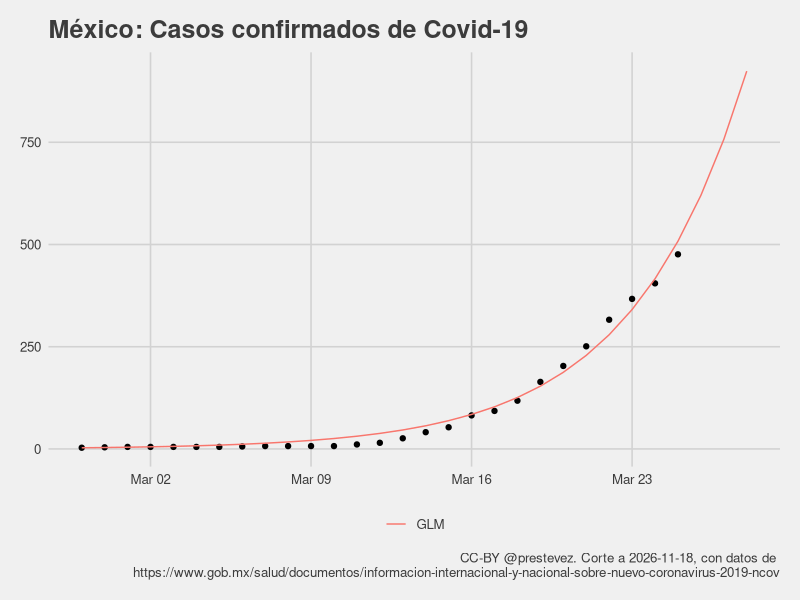
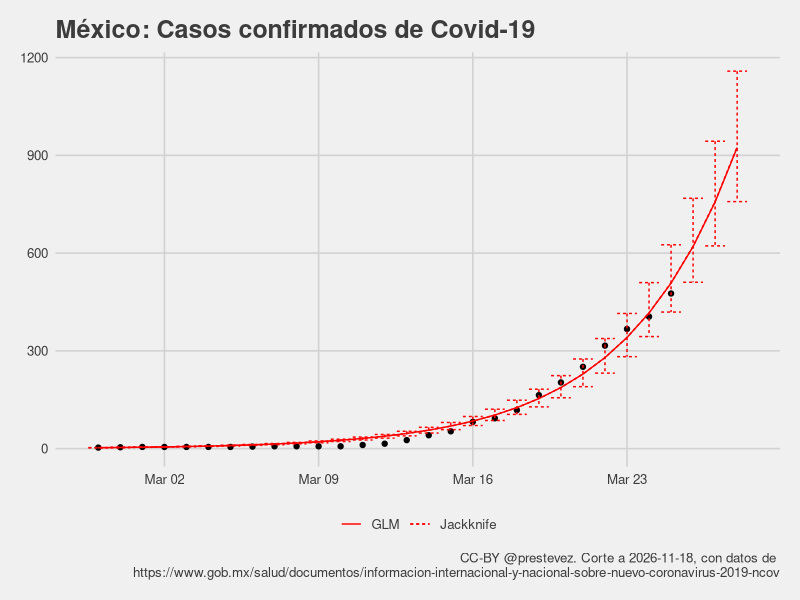
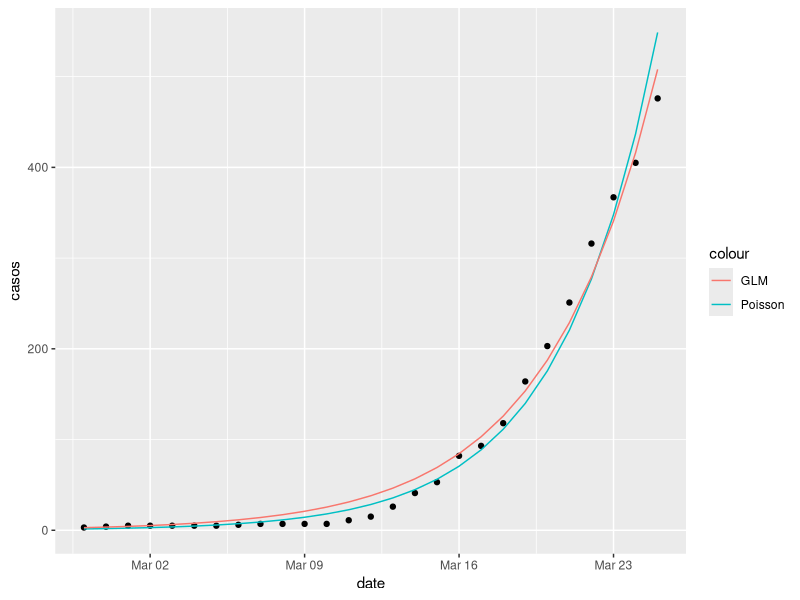
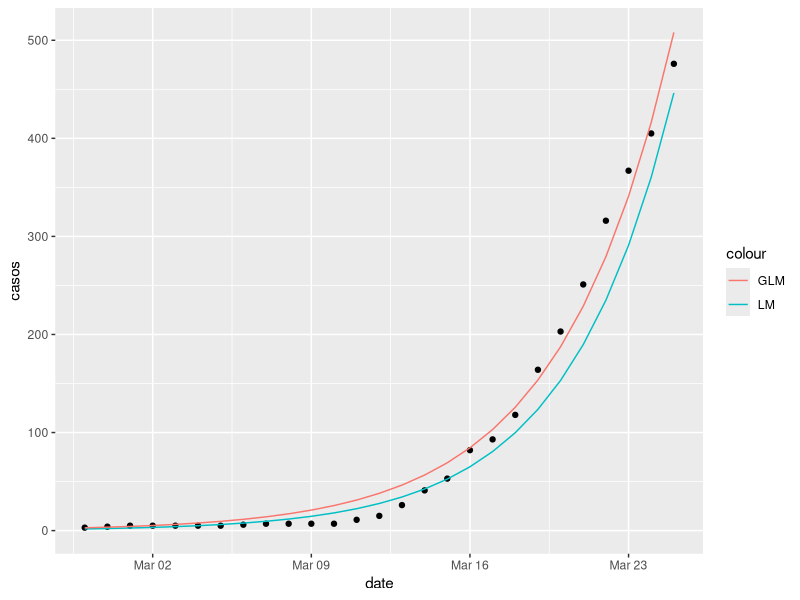

Generate these figures, in order, with R:
library(tidyverse)
library(ggthemes)
library(lubridate)

casos <- read_csv("confirmados.csv")

casos$t <- (nrow(casos)-1):0

casos %>%
  filter(casos > 0) -> casos

m1 <- glm(casos ~ t, 
          data = casos,
          family = gaussian("log"))

summary(m1)

max_date <- max(casos$date) + 1
max_t <- max(casos$t) + 1

tibble(
  date = seq(max_date,max_date+2, 1),
  casos = NA,
  t = max_t:(max_t+2),
  predicted = predict(m1, newdata = data.frame(t = max_t:(max_t+2)), type = "response")
  ) %>%
  bind_rows(
    mutate(casos,
      predicted = predict(m1, type = "response"))) %>%
  arrange(date) -> casos_with_predictions

modelo <- paste0("Predicción casos = exp(",
                 round(m1[[1]][1], 2),
                 " + ",
                 round(m1[[1]][2], 2),
                 " x día)")

hoy <- Sys.Date()

pg <- "https://www.gob.mx/salud/documentos/informacion-internacional-y-nacional-sobre-nuevo-coronavirus-2019-ncov"

casos_with_predictions %>%
  ggplot(aes(date, casos)) + 
  geom_point() +
  theme_fivethirtyeight() +
  geom_line(aes(y = predicted, colour = "GLM")) +
  xlab("Total de casos") + 
  labs(title = "México: Casos confirmados de Covid-19",
       caption = paste0("CC-BY @prestevez. Corte a ", hoy, ", con datos de \n", pg)) +
  theme(legend.title = element_blank())

### Jackknife estimate?

lapply(1:nrow(casos), function(x){
  glm(casos ~ t, 
      data = casos[-x,],
      family = gaussian("log"))
}) -> m1_jk_ls

sapply(m1_jk_ls, function(x) coef(x)) %>% data.frame() %>%
  mutate(var = rownames(.)) %>%
  pivot_longer(-var, names_to = "rep") %>%
  group_by(var) %>%
  summarise(Estimate = mean(value),
            ci_low = quantile(value, 0.025),
            ci_high = quantile(value, 0.975)) -> m1_jk

pred_jk <- function(model, t, type = c("Estimate", "ci_low", "ci_high")){
  terms <- unlist(model[,type[1]])
  preds <- exp(terms[1] + (terms[2] * t))
  return(preds)
}


casos_with_predictions %>%
  mutate(Jackknife = pred_jk(m1_jk, t = t),
         Jackknife_low = pred_jk(m1_jk, t = t, "ci_low"),
         Jackknife_high = pred_jk(m1_jk, t = t, "ci_high")) -> casos_with_predictions_jk

casos_with_predictions_jk %>% data.frame

casos_with_predictions_jk %>%
  ggplot(aes(date, casos)) + 
  geom_point() +
  theme_fivethirtyeight() +
  geom_line(aes(y = predicted, linetype = "GLM"), colour = "red") +
  geom_line(aes(y = Jackknife, linetype = "Jackknife"), colour = "red") +
  geom_errorbar(aes(ymin = Jackknife_low,
                    ymax = Jackknife_high,
                    linetype = "Jackknife"),
                colour = "red") + 
  xlab("Total de casos") + 
  labs(title = "México: Casos confirmados de Covid-19",
       caption = paste0("CC-BY @prestevez. Corte a ", hoy, ", con datos de \n", pg)) +
  theme(legend.title = element_blank()) 

### MCMC does not appear to offer any benefits
# install.packages("MCMCpack")
# 
# library(MCMCpack)
# ls(package:MCMCpack)
# 
# m1_lm <- lm(log(casos) ~ t, data = casos)
# 
# summary(m1_lm)
# 
# casos_with_predictions %>%
#   mutate(predlm = exp(predict(m1_lm, newdata = data.frame(t = t)))) %>%
#   ggplot(aes(date, casos)) + 
#   geom_point() +
#   theme_fivethirtyeight() +
#   geom_line(aes(y = predicted, colour = "GLM")) +
#   geom_line(aes(y = predlm, colour = "LM")) +
#   xlab("Total de casos") + 
#   labs(title = "México: Casos confirmados de Covid-19",
#        caption = paste0("CC-BY @prestevez. Corte a ", hoy, ", con datos de \n", pg)) +
#   theme(legend.title = element_blank())
# 
# 
# m1_mcmc <- MCMCregress(log(casos) ~ t, data = casos)
# 
# summary(m1_mcmc)


m1p <- update(m1, family = "poisson")

summary(m1p)
summary(m1)

ggplot(casos, 
       aes(date, casos)) +
  geom_point() +
  geom_line(aes(y = predict(m1p, type = "response"), colour = "Poisson")) +
  geom_line(aes(y = predict(m1, type = "response"), colour = "GLM"))

require(MASS)

m1nb <- glm.nb(casos ~ t, data = casos)
summary(m1nb)

lrtest <- lmtest::lrtest

lrtest(m1p, m1nb)

summary(m1)

lm1 <- lm(log(casos) ~  t, data = casos)
summary(lm1)

casos %>%
  ggplot(aes(date, casos)) +
  geom_point() +
  geom_line(aes(y = exp(predict(lm1)), colour = "LM")) +
  geom_line(aes(y = predict(m1, type = "response"), colour = "GLM"))
